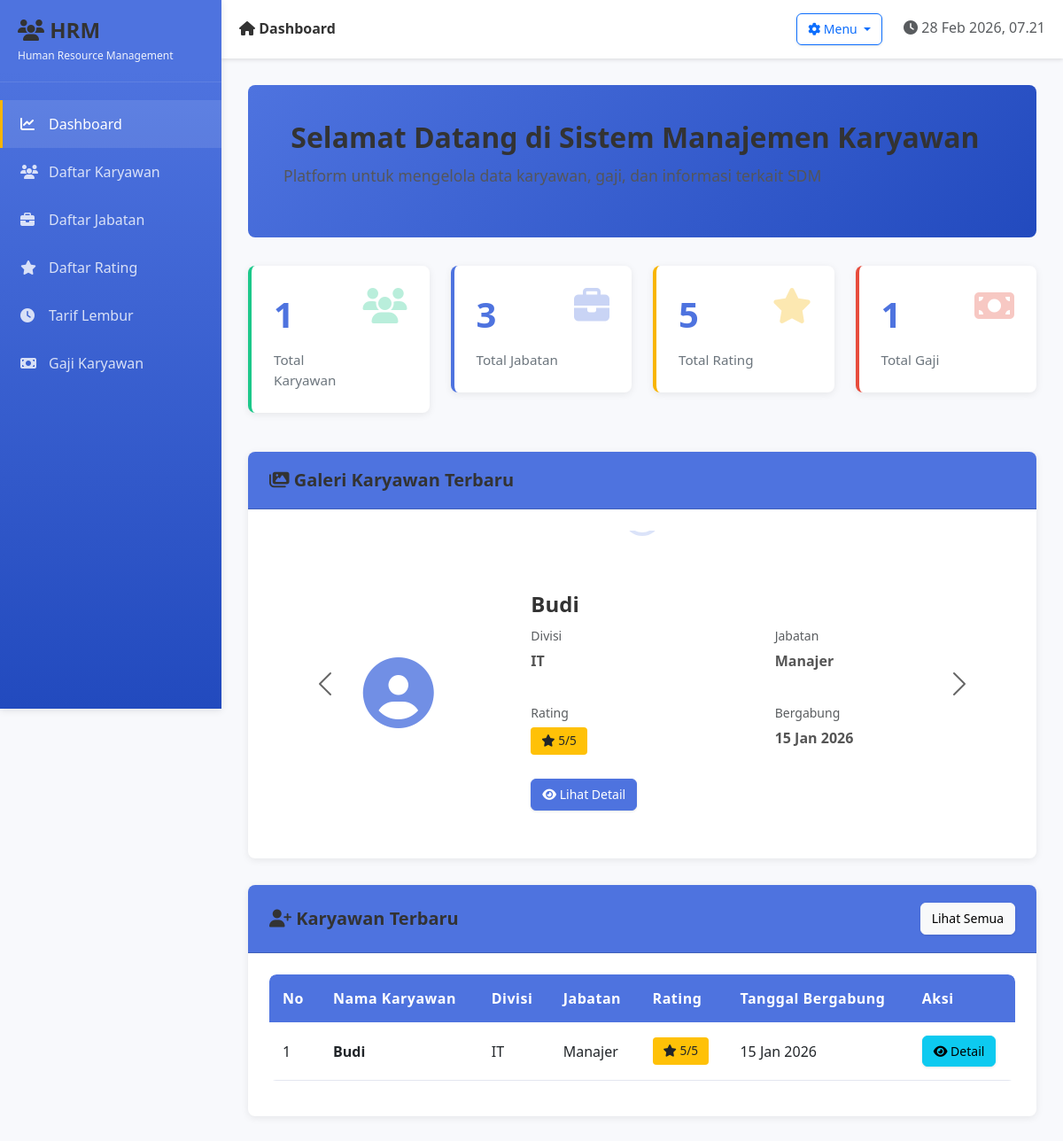
The page / on the database its author committed.
### tables this page shows
CREATE TABLE `karyawan` (
  `id` int(11) NOT NULL,
  `id_jabatan` int(11) NOT NULL,
  `id_rating` int(11) NOT NULL,
  `nama` varchar(100) NOT NULL,
  `divisi` varchar(100) DEFAULT NULL,
  `alamat` text DEFAULT NULL,
  `umur` varchar(10) DEFAULT NULL,
  `jenis_kelamin` varchar(20) DEFAULT NULL,
  `status` varchar(50) DEFAULT NULL,
  `aktif` tinyint(1) NOT NULL DEFAULT 1,
  `path_image` varchar(255) DEFAULT NULL,
  `created_at` timestamp NOT NULL DEFAULT current_timestamp()
);

CREATE TABLE `jabatan` (
  `id` int(11) NOT NULL,
  `nama` varchar(100) NOT NULL,
  `gaji_pokok` int(11) NOT NULL,
  `tunjangan` int(11) NOT NULL,
  `created_at` timestamp NOT NULL DEFAULT current_timestamp()
);

CREATE TABLE `rating` (
  `id` int(11) NOT NULL,
  `rating` int(11) NOT NULL,
  `presentase_bonus` int(11) NOT NULL
);

### config/Database.php (called while the page is built, shortened)
<?php
class Database {
    private $host = "localhost";
    private $user = "root";
    private $pass = "";
    private $db = "kantor";
    private $conn;
    private function connect() {
        $this->conn = mysqli_connect($this->host, $this->user, $this->pass, $this->db);
        mysqli_set_charset($this->conn, "utf8mb4");
    }
    public function query($sql) {
        return mysqli_query($this->conn, $sql);
    }
}

### models/Karyawan.php (called while the page is built, shortened)
<?php
require_once __DIR__ . '/../classes/Model.php';
class Karyawan extends Model {
    protected $table = 'karyawan';
    public function getRecent($limit = 5) {
        $limit = (int)$limit;
        $sql = "SELECT k.*, j.nama as jabatan_nama, r.rating
                FROM {$this->table} k
                LEFT JOIN jabatan j ON k.id_jabatan = j.id
                LEFT JOIN rating r ON k.id_rating = r.id
                ORDER BY k.created_at DESC
                LIMIT $limit";
        return $this->fetchAll($sql);
    }
    public function getTotalKaryawan() {
        $sql = "SELECT COUNT(*) as total FROM {$this->table}";
        $result = $this->fetch($sql);
        return $result ? $result['total'] : 0;
    }
}

### classes/Model.php (called while the page is built, shortened)
<?php
class Model {
    protected $db;
    public function __construct() {
        require_once __DIR__ . '/../config/Database.php';
        $this->db = new Database();
    }
    public function query($sql) {
        return $this->db->query($sql);
    }
    public function fetch($sql) {
        $result = $this->query($sql);
        if ($result && mysqli_num_rows($result) > 0) {
            return mysqli_fetch_assoc($result);
        }
        return null;
    }
    public function fetchAll($sql) {
        $result = $this->query($sql);
        $data = [];
        if ($result && mysqli_num_rows($result) > 0) {
            while ($row = mysqli_fetch_assoc($result)) {
                $data[] = $row;
            }
        }
        return $data;
    }
}

### models/Jabatan.php (called while the page is built, shortened)
<?php
require_once __DIR__ . '/../classes/Model.php';
class Jabatan extends Model {
    protected $table = 'jabatan';
    public function getAll() {
        $sql = "SELECT * FROM {$this->table} ORDER BY created_at DESC";
        return $this->fetchAll($sql);
    }
}

### models/Rating.php (called while the page is built, shortened)
<?php
require_once __DIR__ . '/../classes/Model.php';
class Rating extends Model {
    protected $table = 'rating';
    public function getAll() {
        $sql = "SELECT * FROM {$this->table} ORDER BY rating DESC";
        return $this->fetchAll($sql);
    }
}

### models/Gaji.php (called while the page is built, shortened)
<?php
require_once __DIR__ . '/../classes/Model.php';
class Gaji extends Model {
    protected $table = 'gaji';
    public function getAll() {
        $sql = "SELECT g.*, k.nama as karyawan_nama, j.nama as jabatan_nama, j.gaji_pokok, j.tunjangan
                FROM {$this->table} g
                LEFT JOIN karyawan k ON g.id_karyawan = k.id
                LEFT JOIN jabatan j ON k.id_jabatan = j.id
                ORDER BY g.created_at DESC";
        return $this->fetchAll($sql);
    }
}

### index.php (the view, shortened to what this page needs)
<?php
require_once __DIR__ . '/models/Karyawan.php';
require_once __DIR__ . '/models/Jabatan.php';
require_once __DIR__ . '/models/Rating.php';
require_once __DIR__ . '/models/Gaji.php';
$karyawan_model = new Karyawan();
$jabatan_model = new Jabatan();
$rating_model = new Rating();
$gaji_model = new Gaji();
$total_karyawan = $karyawan_model->getTotalKaryawan();
$total_jabatan = count($jabatan_model->getAll());
$total_rating = count($rating_model->getAll());
$recent_karyawan = $karyawan_model->getRecent(5);
include __DIR__ . '/views/layout.php';
?>
<div class="welcome-section">
    <h1><i class="fas fa-hand-wave"></i> Selamat Datang di Sistem Manajemen Karyawan</h1>
    <p>Platform untuk mengelola data karyawan, gaji, dan informasi terkait SDM</p>
</div>
<div class="row mb-4">
    <div class="col-md-6 col-lg-3">
        <div class="dashboard-card success">
            <div class="d-flex justify-content-between align-items-start">
                <div>
                    <div class="dashboard-number"><?php echo $total_karyawan; ?></div>
                    <div class="dashboard-title">Total Karyawan</div>
                </div>
                <i class="fas fa-users" style="font-size: 2.5rem; color: var(--success-color); opacity: 0.3;"></i>
            </div>
        </div>
    </div>
    <div class="col-md-6 col-lg-3">
        <div class="dashboard-card">
            <div class="d-flex justify-content-between align-items-start">
                <div>
                    <div class="dashboard-number"><?php echo $total_jabatan; ?></div>
                    <div class="dashboard-title">Total Jabatan</div>
                </div>
                <i class="fas fa-briefcase" style="font-size: 2.5rem; color: var(--primary-color); opacity: 0.3;"></i>
            </div>
        </div>
    </div>
    <div class="col-md-6 col-lg-3">
        <div class="dashboard-card warning">
            <div class="d-flex justify-content-between align-items-start">
                <div>
                    <div class="dashboard-number"><?php echo $total_rating; ?></div>
                    <div class="dashboard-title">Total Rating</div>
                </div>
                <i class="fas fa-star" style="font-size: 2.5rem; color: var(--warning-color); opacity: 0.3;"></i>
            </div>
        </div>
    </div>
    <div class="col-md-6 col-lg-3">
        <div class="dashboard-card danger">
            <div class="d-flex justify-content-between align-items-start">
                <div>
                    <div class="dashboard-number"><?php echo count($gaji_model->getAll()); ?></div>
                    <div class="dashboard-title">Total Gaji</div>
                </div>
                <i class="fas fa-money-bill" style="font-size: 2.5rem; color: var(--danger-color); opacity: 0.3;"></i>
            </div>
        </div>
    </div>
</div>
<div class="card mb-4">
    <div class="card-header">
        <h5 class="mb-0"><i class="fas fa-images"></i> Galeri Karyawan Terbaru</h5>
    </div>
    <div class="card-body">
        <?php if (count($recent_karyawan) > 0): ?>
            <div id="employeeCarousel" class="carousel slide carousel-fade" data-bs-ride="carousel" data-bs-interval="5000">
                <div class="carousel-indicators">
                    <?php foreach ($recent_karyawan as $idx => $emp): ?>
                        <button type="button" data-bs-target="#employeeCarousel" data-bs-slide-to="<?php echo $idx; ?>" class="<?php echo $idx === 0 ? 'active' : ''; ?>" aria-label="Slide <?php echo $idx + 1; ?>"></button>
                    <?php endforeach; ?>
                </div>
                <div class="carousel-inner">
                    <?php foreach ($recent_karyawan as $idx => $emp): ?>
                        <div class="carousel-item <?php echo $idx === 0 ? 'active' : ''; ?>">
                            <div class="employee-carousel-content">
                                <div class="row align-items-center">
                                    <div class="col-md-4 text-center">
                                        <div class="employee-avatar">
                                            <?php if (!empty($emp['path_image']) && file_exists(__DIR__ . '/' . $emp['path_image'])): ?>
                                                <img src="<?php echo BASE_URL . htmlspecialchars($emp['path_image']); ?>" alt="Foto <?php echo htmlspecialchars($emp['nama']); ?>" class="rounded-circle" style="width: 100px; height:100px; object-fit:cover;">
                                            <?php else: ?>
                                                <i class="fas fa-user-circle"></i>
                                            <?php endif; ?>
                                        </div>
                                    </div>
                                    <div class="col-md-8">
                                        <h4 class="mb-2"><?php echo htmlspecialchars($emp['nama']); ?></h4>
                                        <div class="row mb-3">
                                            <div class="col-6">
                                                <p class="text-muted mb-1"><small>Divisi</small></p>
                                                <p><strong><?php echo htmlspecialchars($emp['divisi']); ?></strong></p>
                                            </div>
                                            <div class="col-6">
                                                <p class="text-muted mb-1"><small>Jabatan</small></p>
                                                <p><strong><?php echo htmlspecialchars($emp['jabatan_nama']); ?></strong></p>
                                            </div>
                                        </div>
                                        <div class="row">
                                            <div class="col-6">
                                                <p class="text-muted mb-1"><small>Rating</small></p>
                                                <span class="badge bg-warning text-dark">
                                                    <i class="fas fa-star"></i> <?php echo $emp['rating']; ?>/5
                                                </span>
                                            </div>
                                            <div class="col-6">
                                                <p class="text-muted mb-1"><small>Bergabung</small></p>
                                                <p><strong><?php echo date('d M Y', strtotime($emp['created_at'])); ?></strong></p>
                                            </div>
                                        </div>
                                        <a href="<?php echo BASE_URL; ?>views/karyawan-detail.php?id=<?php echo $emp['id']; ?>" class="btn btn-primary btn-sm mt-3">
                                            <i class="fas fa-eye"></i> Lihat Detail
                                        </a>
                                    </div>
                                </div>
                            </div>
                        </div>
                    <?php endforeach; ?>
                </div>
                <button class="carousel-control-prev" type="button" data-bs-target="#employeeCarousel" data-bs-slide="prev">
                    <span class="carousel-control-prev-icon" aria-hidden="true"></span>
                </button>
                <button class="carousel-control-next" type="button" data-bs-target="#employeeCarousel" data-bs-slide="next">
                    <span class="carousel-control-next-icon" aria-hidden="true"></span>
                </button>
            </div>
        <?php endif; ?>
    </div>
</div>
<div class="card mt-custom">
    <div class="card-header d-flex justify-content-between align-items-center">
        <div>
            <h5 class="mb-0"><i class="fas fa-user-plus"></i> Karyawan Terbaru</h5>
        </div>
        <a href="<?php echo BASE_URL; ?>views/karyawan.php" class="btn btn-light btn-sm">Lihat Semua</a>
    </div>
    <div class="card-body">
        <?php if (count($recent_karyawan) > 0): ?>
            <div class="table-responsive">
                <table class="table table-hover">
                    <thead>
                        <tr>
                            <th>No</th>
                            <th>Nama Karyawan</th>
                            <th>Divisi</th>
                            <th>Jabatan</th>
                            <th>Rating</th>
                            <th>Tanggal Bergabung</th>
                            <th>Aksi</th>
                        </tr>
                    </thead>
                    <tbody>
                        <?php foreach ($recent_karyawan as $index => $item): ?>
                            <tr>
                                <td><?php echo $index + 1; ?></td>
                                <td><strong><?php echo htmlspecialchars($item['nama']); ?></strong></td>
                                <td><?php echo htmlspecialchars($item['divisi']); ?></td>
                                <td><?php echo htmlspecialchars($item['jabatan_nama']); ?></td>
                                <td>
                                    <span class="badge bg-warning text-dark">
                                        <i class="fas fa-star"></i> <?php echo $item['rating']; ?>/5
                                    </span>
                                </td>
                                <td><?php echo date('d M Y', strtotime($item['created_at'])); ?></td>
                                <td>
                                    <a href="<?php echo BASE_URL; ?>views/karyawan-detail.php?id=<?php echo $item['id']; ?>" class="btn btn-info btn-sm">
                                        <i class="fas fa-eye"></i> Detail
                                    </a>
                                </td>
                            </tr>
                        <?php endforeach; ?>
                    </tbody>
                </table>
            </div>
        <?php endif; ?>
    </div>
</div>
<?php
include __DIR__ . '/views/layout-footer.php';
?>

### rows shown on the page
karyawan: nama "Budi", divisi "IT", id_jabatan.nama "Manajer", id_rating.rating "5", created_at "15 Jan 2026"

### other values the page prints
$page_title "Dashboard"
$total_karyawan "1"
$total_jabatan "3"
$total_rating "5"
count($gaji_model->getAll()) "1"
